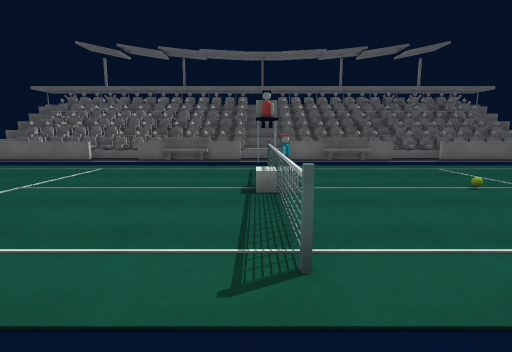
view 1 (above)

18 first-person views from a walk through a 3-D level made in the Unity game engine. The camera is 1.4 m above the floor, tilts 8° down and sees 80° across. The floor is counted in squares, 1 m on a side. Each view is taken from the middle of a square. On the plan, view 1 faces up. The plan holds only what a view shows up to about 14 squares ahead; the rest is blank. The place goes on beyond the plan. The player is left out. Surface patterns are stand-ins for the level's own textures.

view 2
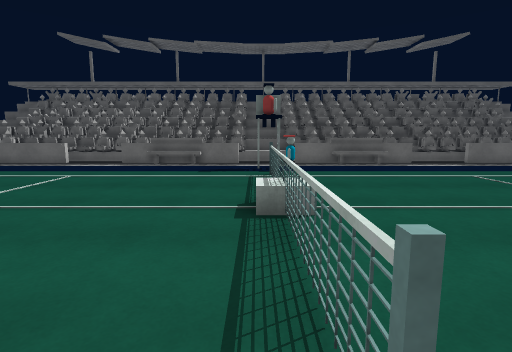

view 3
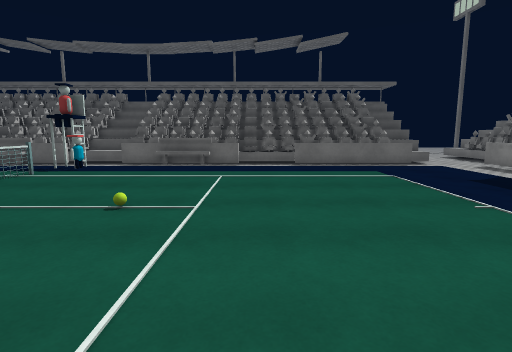

view 4
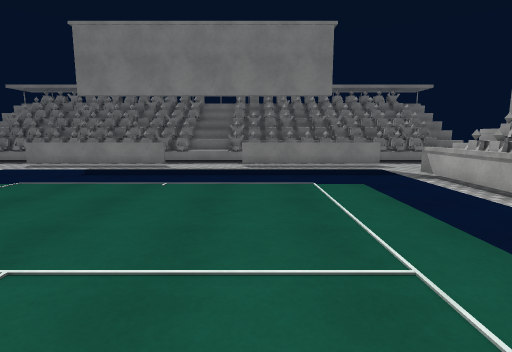

view 5
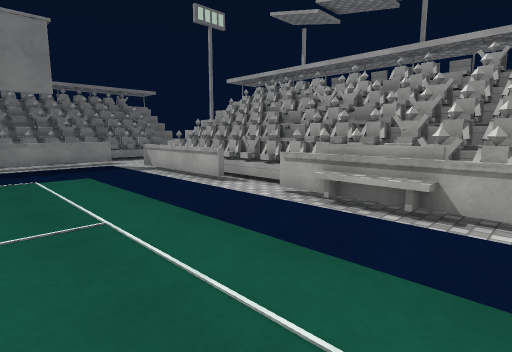

view 6
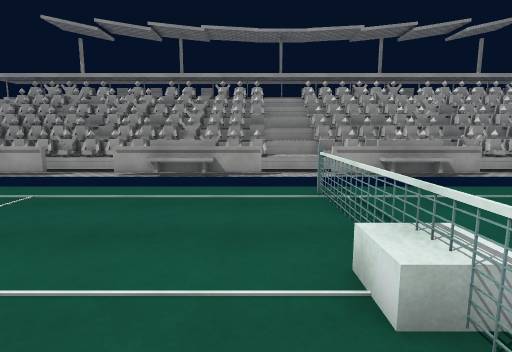

view 7
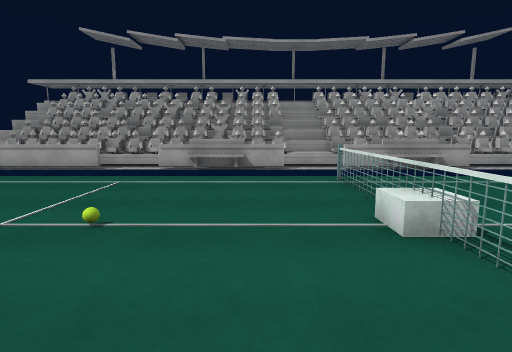

view 8
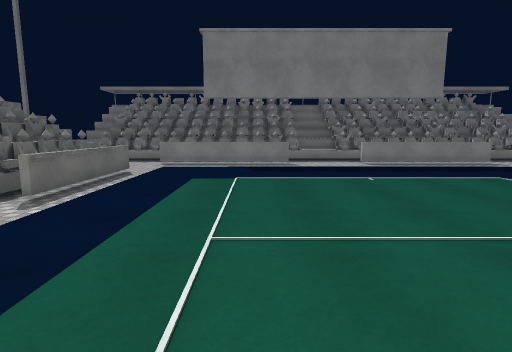

view 9
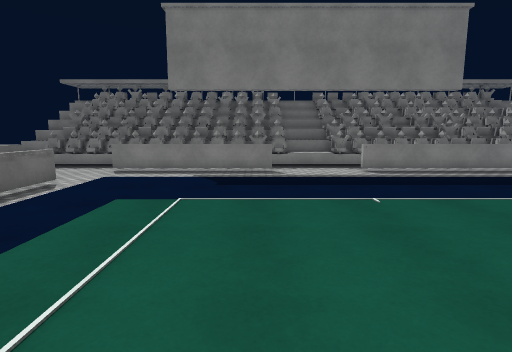

view 10
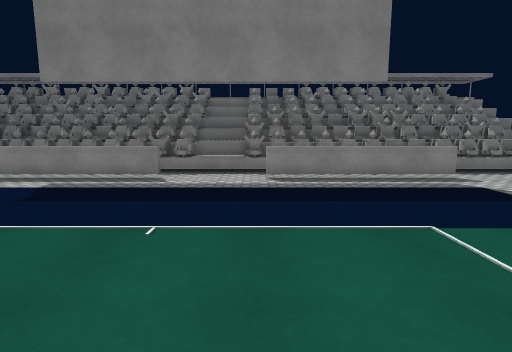

view 11
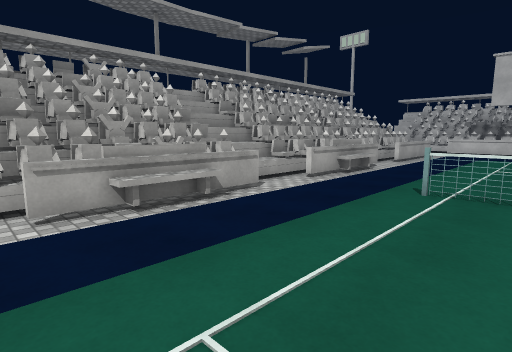

view 12
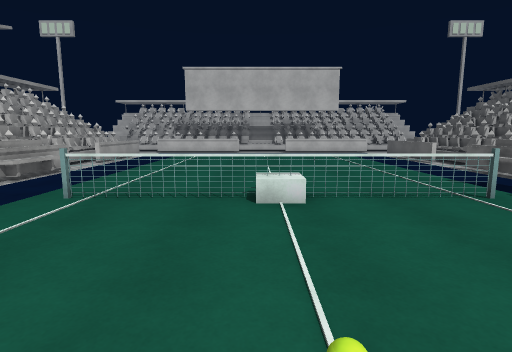

view 13
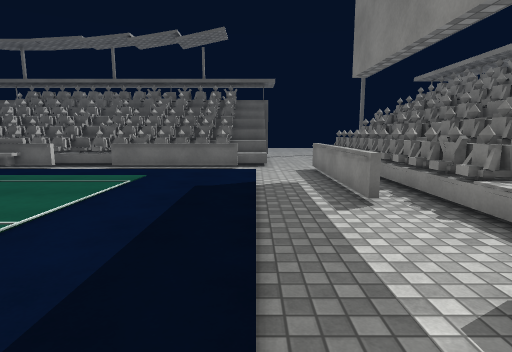

view 14
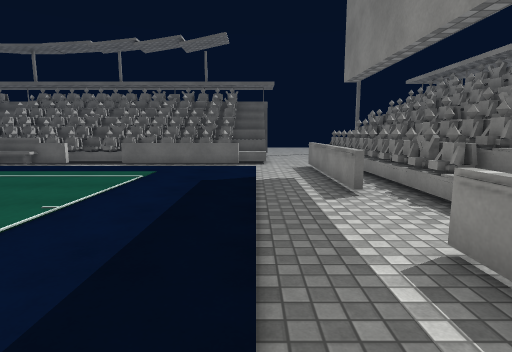

view 15
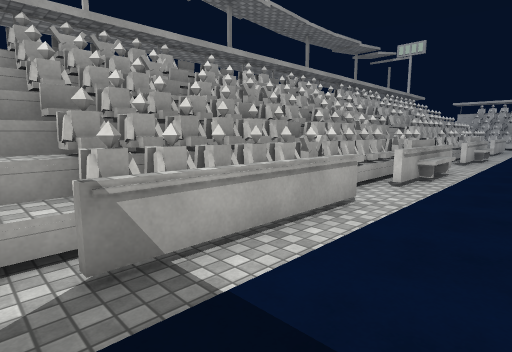

view 16
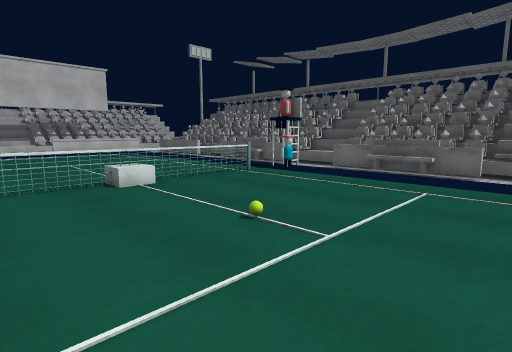

view 17
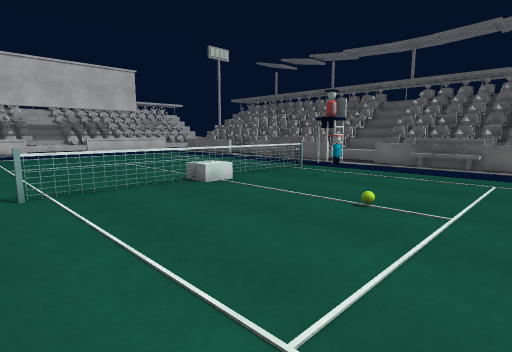

view 18
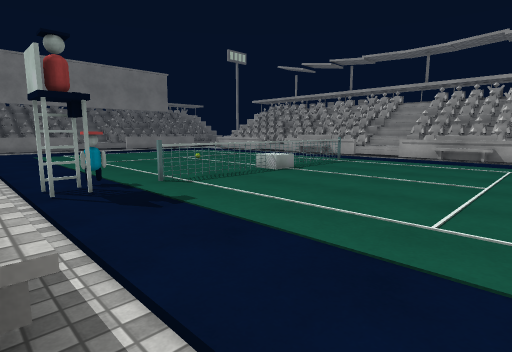

### Floor plan
Key: @ floor where view 1 was taken; # wall or solid block; x gap in a wall; . floor; = window, fence, low wall or low ledge; ^ raised ledge; O other object.
Columns run from 7 left of view 1 to 20 right of it. Each row starts with its distance up from view 1.
 16 .#^^^=#  #=^^^#..#====#..x.#
 15 .........................=.#
 14 .......OO................=.#
 13 ........O................=.^
 12 .......O.................=.#
 11 .........................=.#
 10 ...................... ..=.#
  9 ...................... ....#
  8 ...................... ....^
  7 ........O............. ....^
  6 ...................... ....#
  5 ...................... ..=.#
  4 ...................... ..=.#
  3 .......O.............. ..=.#
  2 ...................... ..=.^
  1 ......................  .=.^
  0  ......@.................=.
 -1 .#^^^=#..#=^^^#..#====#....^
 -2 #^^#^#^^^###^^#####^^#^^...#
 -3 #^^###^^^####^^####^^#^^ ..#
 -4 ########################   ^

Positions as (right, up) in squares from view 1, and headings:
1: (0, 0), facing up
2: (0, 2), facing up
3: (8, 2), facing up
4: (4, 5), facing right
5: (2, 5), facing down-right
6: (2, 10), facing down
7: (3, 12), facing down
8: (3, 11), facing right
9: (6, 10), facing right
10: (8, 6), facing right
11: (8, 5), facing down-left
12: (7, 7), facing left
13: (16, 3), facing up
14: (16, 2), facing up
15: (16, 2), facing down-left
16: (9, 4), facing up-left
17: (8, 2), facing up-left
18: (-7, 16), facing down-right
